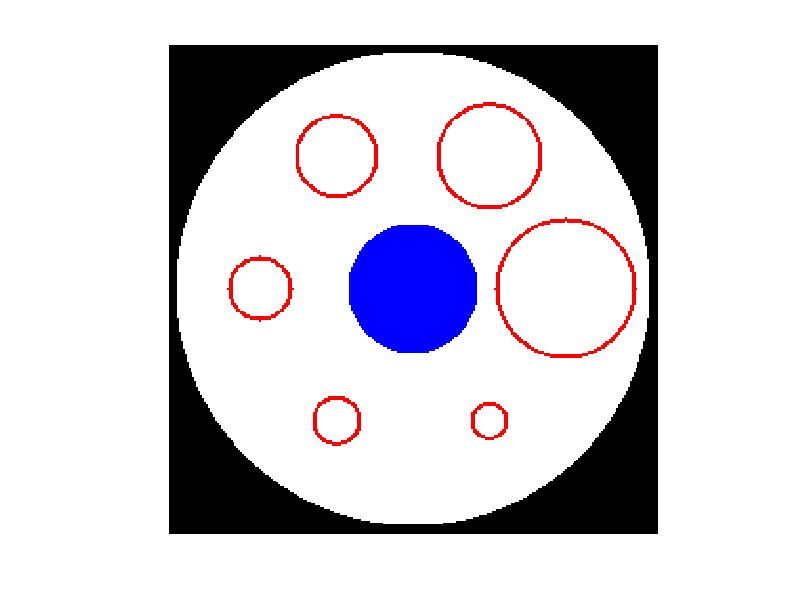

Recreate this plot in MATLAB.
close all
avg=zeros(6,10);
contrast=zeros(6,10);
% for ii=1:50
%     fileName=strcat('C:\Users\twj2417\Desktop\HRRT\eight\HRRT-eighth_',num2str(ii),'.rec');
%     data=load(fileName,'r');
%     data=reshape(data,[64 64 16]);
%     dataT=squeeze(data(:,:,8));
%     dataT=imresize(dataT,[256 256]);
% %     figure; 
%     imshow(dataT,[0,1000]);
% %     fid=fopen('C:\Users\twj2417\Desktop\a.s','w');
% %     fwrite(fid,dataT,'float');
% %     fclose(fid);
    II=zeros(256,256);
    radius=[10 13 17 22 28 37];
    for i=1:256
        for j=1:256
            temp=(i-128)^2+(j-128)^2;
            if(temp<124^2&&temp>=34^2)
                II(i,j)=1;
                II(i,j,1)=20;
                II(i,j,2)=20;
                II(i,j,3)=200;
            end
            if (temp<34^2)
                II(i,j)=-1;
                II(i,j,3)=255;
            end
        end
    end
    for k=1:6
        center1=80*sin(k*60*pi/180)+256/2;
        center2=80*cos(k*60*pi/180)+256/2;
        for i=1:256
            for j=1:256
                temp=(i-center1)^2+(j-center2)^2;
                if(temp<=radius(k)^2)
                    II(i,j)=k+2;
                    II(i,j,1)=255;
                    II(i,j,2)=255;
                    II(i,j,3)=255;
                end
                if(temp<=radius(k)^2&&temp>=(radius(k)-2)^2)
                    II(i,j,1)=255;
                    II(i,j,2)=0;
                    II(i,j,3)=0;
                end
            end
        end
    end
    figure;imshow(II,[]);
%     fid=fopen('C:\Users\twj2417\Desktop\b.s','w');
%     fwrite(fid,II,'float');
%     fclose(fid);
%     avg(:,ii)=zeros(6,1);
%     ind=find(II==-1);
%     stand_devi=std(dataT(ind));
%     avg_bg=sum(dataT(ind))/size(ind,1);
    % contrast=avg;
%     for i=1:6
%         ind=find(II==i+2);
%         avgT=sum(dataT(ind))/size(ind,1);
% %         avg(i,ii)=(avgT-avg_bg)/stand_devi;
%         stand_devi=std(dataT(ind));
%         avg(i,ii)=(avgT)/stand_devi;
%         contrast(i,ii)=avgT;
%     end
% end
% avg
% % contrast